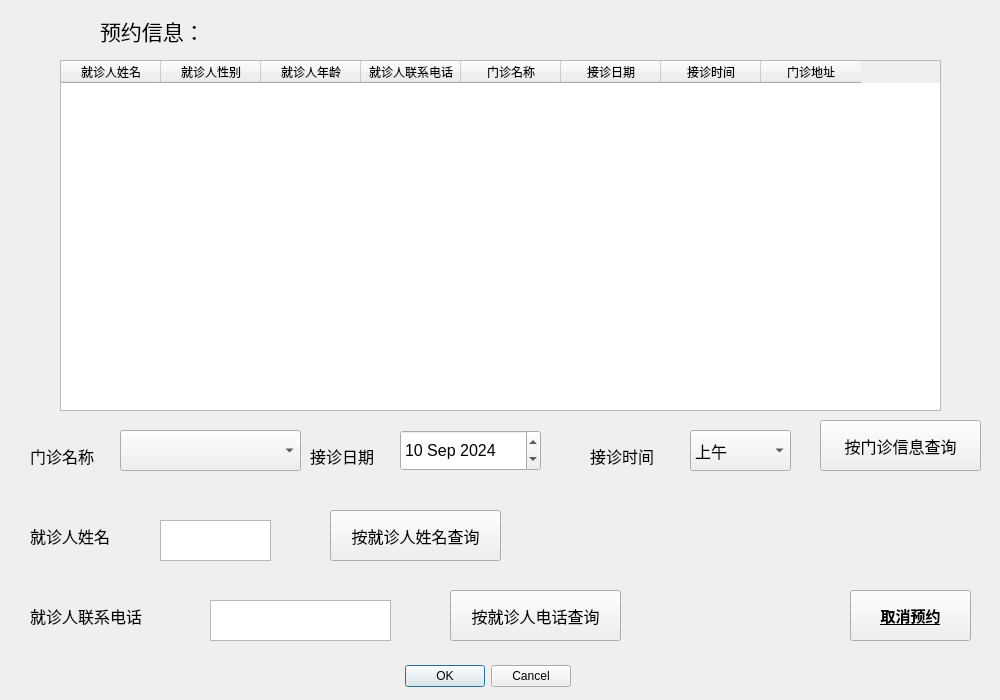
<?xml version="1.0" encoding="UTF-8"?>
<ui version="4.0">
 <class>InquireReceptionDlg</class>
 <widget class="QDialog" name="InquireReceptionDlg">
  <property name="geometry">
   <rect>
    <x>0</x>
    <y>0</y>
    <width>1000</width>
    <height>700</height>
   </rect>
  </property>
  <property name="windowTitle">
   <string>Dialog</string>
  </property>
  <widget class="QDialogButtonBox" name="buttonBox">
   <property name="geometry">
    <rect>
     <x>390</x>
     <y>660</y>
     <width>181</width>
     <height>32</height>
    </rect>
   </property>
   <property name="orientation">
    <enum>Qt::Orientation::Horizontal</enum>
   </property>
   <property name="standardButtons">
    <set>QDialogButtonBox::StandardButton::Cancel|QDialogButtonBox::StandardButton::Ok</set>
   </property>
  </widget>
  <widget class="QLabel" name="labe_ReceptionInformation">
   <property name="geometry">
    <rect>
     <x>100</x>
     <y>0</y>
     <width>151</width>
     <height>61</height>
    </rect>
   </property>
   <property name="font">
    <font>
     <family>Modern No. 20</family>
     <pointsize>16</pointsize>
    </font>
   </property>
   <property name="text">
    <string>预约信息：</string>
   </property>
  </widget>
  <widget class="QDateEdit" name="dateEdit_ReceptionDate">
   <property name="geometry">
    <rect>
     <x>400</x>
     <y>430</y>
     <width>141</width>
     <height>41</height>
    </rect>
   </property>
   <property name="font">
    <font>
     <pointsize>12</pointsize>
    </font>
   </property>
   <property name="dateTime">
    <datetime>
     <hour>0</hour>
     <minute>0</minute>
     <second>0</second>
     <year>2024</year>
     <month>9</month>
     <day>10</day>
    </datetime>
   </property>
   <property name="date">
    <date>
     <year>2024</year>
     <month>9</month>
     <day>10</day>
    </date>
   </property>
  </widget>
  <widget class="QLabel" name="label_RecptionDate">
   <property name="geometry">
    <rect>
     <x>310</x>
     <y>440</y>
     <width>81</width>
     <height>31</height>
    </rect>
   </property>
   <property name="font">
    <font>
     <pointsize>12</pointsize>
    </font>
   </property>
   <property name="text">
    <string>接诊日期</string>
   </property>
  </widget>
  <widget class="QTableWidget" name="tableWidget_Reception">
   <property name="geometry">
    <rect>
     <x>60</x>
     <y>60</y>
     <width>881</width>
     <height>351</height>
    </rect>
   </property>
   <column>
    <property name="text">
     <string>就诊人姓名</string>
    </property>
   </column>
   <column>
    <property name="text">
     <string>就诊人性别</string>
    </property>
   </column>
   <column>
    <property name="text">
     <string>就诊人年龄</string>
    </property>
   </column>
   <column>
    <property name="text">
     <string>就诊人联系电话</string>
    </property>
   </column>
   <column>
    <property name="text">
     <string>门诊名称</string>
    </property>
   </column>
   <column>
    <property name="text">
     <string>接诊日期</string>
    </property>
   </column>
   <column>
    <property name="text">
     <string>接诊时间</string>
    </property>
   </column>
   <column>
    <property name="text">
     <string>门诊地址</string>
    </property>
   </column>
  </widget>
  <widget class="QLabel" name="label_OutpatientName">
   <property name="geometry">
    <rect>
     <x>30</x>
     <y>440</y>
     <width>81</width>
     <height>31</height>
    </rect>
   </property>
   <property name="font">
    <font>
     <pointsize>12</pointsize>
    </font>
   </property>
   <property name="text">
    <string>门诊名称</string>
   </property>
  </widget>
  <widget class="QLabel" name="label_ReceptionTime">
   <property name="geometry">
    <rect>
     <x>590</x>
     <y>440</y>
     <width>81</width>
     <height>31</height>
    </rect>
   </property>
   <property name="font">
    <font>
     <pointsize>12</pointsize>
    </font>
   </property>
   <property name="text">
    <string>接诊时间</string>
   </property>
  </widget>
  <widget class="QComboBox" name="comboBox_Receptiontime">
   <property name="geometry">
    <rect>
     <x>690</x>
     <y>430</y>
     <width>101</width>
     <height>41</height>
    </rect>
   </property>
   <property name="font">
    <font>
     <pointsize>12</pointsize>
    </font>
   </property>
   <item>
    <property name="text">
     <string>上午</string>
    </property>
   </item>
   <item>
    <property name="text">
     <string>下午</string>
    </property>
   </item>
  </widget>
  <widget class="QTextEdit" name="textEdit_PatientPhone">
   <property name="geometry">
    <rect>
     <x>210</x>
     <y>600</y>
     <width>181</width>
     <height>41</height>
    </rect>
   </property>
   <property name="font">
    <font>
     <pointsize>12</pointsize>
    </font>
   </property>
  </widget>
  <widget class="QLabel" name="label_PatientPhone">
   <property name="geometry">
    <rect>
     <x>30</x>
     <y>600</y>
     <width>141</width>
     <height>31</height>
    </rect>
   </property>
   <property name="font">
    <font>
     <pointsize>12</pointsize>
    </font>
   </property>
   <property name="text">
    <string>就诊人联系电话</string>
   </property>
  </widget>
  <widget class="QComboBox" name="comboBox_OutpatientName">
   <property name="geometry">
    <rect>
     <x>120</x>
     <y>430</y>
     <width>181</width>
     <height>41</height>
    </rect>
   </property>
   <property name="font">
    <font>
     <pointsize>12</pointsize>
    </font>
   </property>
  </widget>
  <widget class="QPushButton" name="pushButton_SearchByOutpatient">
   <property name="geometry">
    <rect>
     <x>820</x>
     <y>420</y>
     <width>161</width>
     <height>51</height>
    </rect>
   </property>
   <property name="font">
    <font>
     <pointsize>12</pointsize>
    </font>
   </property>
   <property name="text">
    <string>按门诊信息查询</string>
   </property>
  </widget>
  <widget class="QLabel" name="label_PatientName">
   <property name="geometry">
    <rect>
     <x>30</x>
     <y>520</y>
     <width>101</width>
     <height>31</height>
    </rect>
   </property>
   <property name="font">
    <font>
     <pointsize>12</pointsize>
    </font>
   </property>
   <property name="text">
    <string>就诊人姓名</string>
   </property>
  </widget>
  <widget class="QPushButton" name="pushButton_SearchByPatientName">
   <property name="geometry">
    <rect>
     <x>330</x>
     <y>510</y>
     <width>171</width>
     <height>51</height>
    </rect>
   </property>
   <property name="font">
    <font>
     <pointsize>12</pointsize>
    </font>
   </property>
   <property name="text">
    <string>按就诊人姓名查询</string>
   </property>
  </widget>
  <widget class="QTextEdit" name="textEdit_PatientName">
   <property name="geometry">
    <rect>
     <x>160</x>
     <y>520</y>
     <width>111</width>
     <height>41</height>
    </rect>
   </property>
   <property name="font">
    <font>
     <pointsize>12</pointsize>
    </font>
   </property>
  </widget>
  <widget class="QPushButton" name="pushButton_SearchByPatientPhone">
   <property name="geometry">
    <rect>
     <x>450</x>
     <y>590</y>
     <width>171</width>
     <height>51</height>
    </rect>
   </property>
   <property name="font">
    <font>
     <pointsize>12</pointsize>
    </font>
   </property>
   <property name="text">
    <string>按就诊人电话查询</string>
   </property>
  </widget>
  <widget class="QPushButton" name="pushButton_DeleteReception">
   <property name="geometry">
    <rect>
     <x>850</x>
     <y>590</y>
     <width>121</width>
     <height>51</height>
    </rect>
   </property>
   <property name="font">
    <font>
     <pointsize>11</pointsize>
     <italic>false</italic>
     <bold>true</bold>
     <underline>true</underline>
     <strikeout>false</strikeout>
     <kerning>false</kerning>
    </font>
   </property>
   <property name="text">
    <string>取消预约</string>
   </property>
  </widget>
  <widget class="QLabel" name="label_image">
   <property name="geometry">
    <rect>
     <x>20</x>
     <y>10</y>
     <width>69</width>
     <height>41</height>
    </rect>
   </property>
   <property name="styleSheet">
    <string notr="true">image: url(:/Reception.png);</string>
   </property>
   <property name="text">
    <string/>
   </property>
  </widget>
 </widget>
 <resources/>
 <connections>
  <connection>
   <sender>buttonBox</sender>
   <signal>accepted()</signal>
   <receiver>InquireReceptionDlg</receiver>
   <slot>accept()</slot>
   <hints>
    <hint type="sourcelabel">
     <x>248</x>
     <y>254</y>
    </hint>
    <hint type="destinationlabel">
     <x>157</x>
     <y>274</y>
    </hint>
   </hints>
  </connection>
  <connection>
   <sender>buttonBox</sender>
   <signal>rejected()</signal>
   <receiver>InquireReceptionDlg</receiver>
   <slot>reject()</slot>
   <hints>
    <hint type="sourcelabel">
     <x>316</x>
     <y>260</y>
    </hint>
    <hint type="destinationlabel">
     <x>286</x>
     <y>274</y>
    </hint>
   </hints>
  </connection>
 </connections>
</ui>
